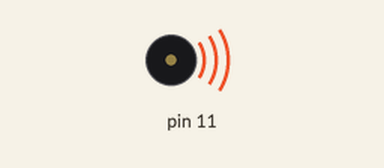
This sketch was run on a simulated Arduino Uno, built with avr-gcc and run on an emulated ATmega328P. Parts: buzzer (waves = sounding).

Above: at 0.1 s.
Timing chart, 0 to 1.6 s (numbered marks = the images above):
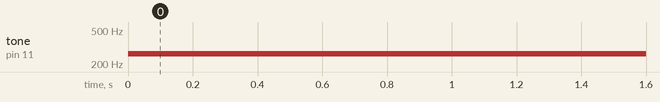

The sketch:

BUTTON_SOUND.ino
```cpp
const uint8_t BUTTON_SW = 11U;

void setup() {
  // put your setup code here, to run once:
  pinMode(BUTTON_SW, INPUT);
}

void loop() {
  // put your main code here, to run repeatedly:
  boolean button = digitalRead(BUTTON_SW);
  if(button==LOW){
    //눌렸을때
    tone(BUTTON_SW, 262);
  }
}
```

Measured:
- by itself, tone on pin 11: silent → 262 Hz at 0.00 s
